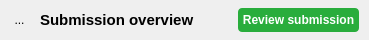
           <widget class="QWidget" name="widget_12" native="true">
            <property name="minimumSize">
             <size>
              <width>0</width>
              <height>40</height>
             </size>
            </property>
            <property name="maximumSize">
             <size>
              <width>16777215</width>
              <height>40</height>
             </size>
            </property>
            <layout class="QHBoxLayout" name="horizontalLayout_8">
             <property name="spacing">
              <number>0</number>
             </property>
             <property name="leftMargin">
              <number>0</number>
             </property>
             <property name="topMargin">
              <number>0</number>
             </property>
             <property name="rightMargin">
              <number>0</number>
             </property>
             <property name="bottomMargin">
              <number>0</number>
             </property>
             <item>
              <widget class="QWidget" name="submission_back_container" native="true">
               <layout class="QHBoxLayout" name="horizontalLayout_13">
                <property name="spacing">
                 <number>0</number>
                </property>
                <property name="leftMargin">
                 <number>0</number>
                </property>
                <property name="topMargin">
                 <number>0</number>
                </property>
                <property name="rightMargin">
                 <number>0</number>
                </property>
                <property name="bottomMargin">
                 <number>0</number>
                </property>
                <item>
                 <spacer name="horizontalSpacer_19">
                  <property name="orientation">
                   <enum>Qt::Horizontal</enum>
                  </property>
                  <property name="sizeType">
                   <enum>QSizePolicy::Fixed</enum>
                  </property>
                  <property name="sizeHint" stdset="0">
                   <size>
                    <width>10</width>
                    <height>20</height>
                   </size>
                  </property>
                 </spacer>
                </item>
                <item>
                 <widget class="QToolButton" name="submission_back_button">
                  <property name="minimumSize">
                   <size>
                    <width>0</width>
                    <height>30</height>
                   </size>
                  </property>
                  <property name="maximumSize">
                   <size>
                    <width>16777215</width>
                    <height>30</height>
                   </size>
                  </property>
                  <property name="cursor">
                   <cursorShape>PointingHandCursor</cursorShape>
                  </property>
                  <property name="styleSheet">
                   <string notr="true">border: none;</string>
                  </property>
                  <property name="text">
                   <string>...</string>
                  </property>
                  <property name="icon">
                   <iconset>
                    <normaloff>../images/back.png</normaloff>../images/back.png</iconset>
                  </property>
                 </widget>
                </item>
               </layout>
              </widget>
             </item>
             <item>
              <widget class="QLabel" name="label">
               <property name="sizePolicy">
                <sizepolicy hsizetype="Preferred" vsizetype="Preferred">
                 <horstretch>0</horstretch>
                 <verstretch>0</verstretch>
                </sizepolicy>
               </property>
               <property name="minimumSize">
                <size>
                 <width>0</width>
                 <height>0</height>
                </size>
               </property>
               <property name="maximumSize">
                <size>
                 <width>16777215</width>
                 <height>16777215</height>
                </size>
               </property>
               <property name="styleSheet">
                <string notr="true">font-weight: bold; font-size: 15px; margin-left: 7px;</string>
               </property>
               <property name="text">
                <string>Submission overview</string>
               </property>
               <property name="alignment">
                <set>Qt::AlignLeading|Qt::AlignLeft|Qt::AlignVCenter</set>
               </property>
              </widget>
             </item>
             <item>
              <spacer name="horizontalSpacer_20">
               <property name="orientation">
                <enum>Qt::Horizontal</enum>
               </property>
               <property name="sizeHint" stdset="0">
                <size>
                 <width>40</width>
                 <height>20</height>
                </size>
               </property>
              </spacer>
             </item>
             <item>
              <widget class="QToolButton" name="submission_add_review_button">
               <property name="minimumSize">
                <size>
                 <width>0</width>
                 <height>24</height>
                </size>
               </property>
               <property name="maximumSize">
                <size>
                 <width>16777215</width>
                 <height>24</height>
                </size>
               </property>
               <property name="cursor">
                <cursorShape>PointingHandCursor</cursorShape>
               </property>
               <property name="styleSheet">
                <string notr="true">QToolButton{
border: none;
border-radius: 4px;
background-color: rgb(41, 173, 60);
color: white;
font-weight: bold;
font-size: 12px;
}
QToolButton::disabled {
background-color: #bbb;
}</string>
               </property>
               <property name="text">
                <string>Review submission</string>
               </property>
              </widget>
             </item>
             <item>
              <spacer name="horizontalSpacer_13">
               <property name="orientation">
                <enum>Qt::Horizontal</enum>
               </property>
               <property name="sizeType">
                <enum>QSizePolicy::Fixed</enum>
               </property>
               <property name="sizeHint" stdset="0">
                <size>
                 <width>10</width>
                 <height>20</height>
                </size>
               </property>
              </spacer>
             </item>
            </layout>
            <zorder>label</zorder>
            <zorder>submission_add_review_button</zorder>
            <zorder>horizontalSpacer_13</zorder>
            <zorder>submission_back_container</zorder>
            <zorder>horizontalSpacer_20</zorder>
           </widget>
